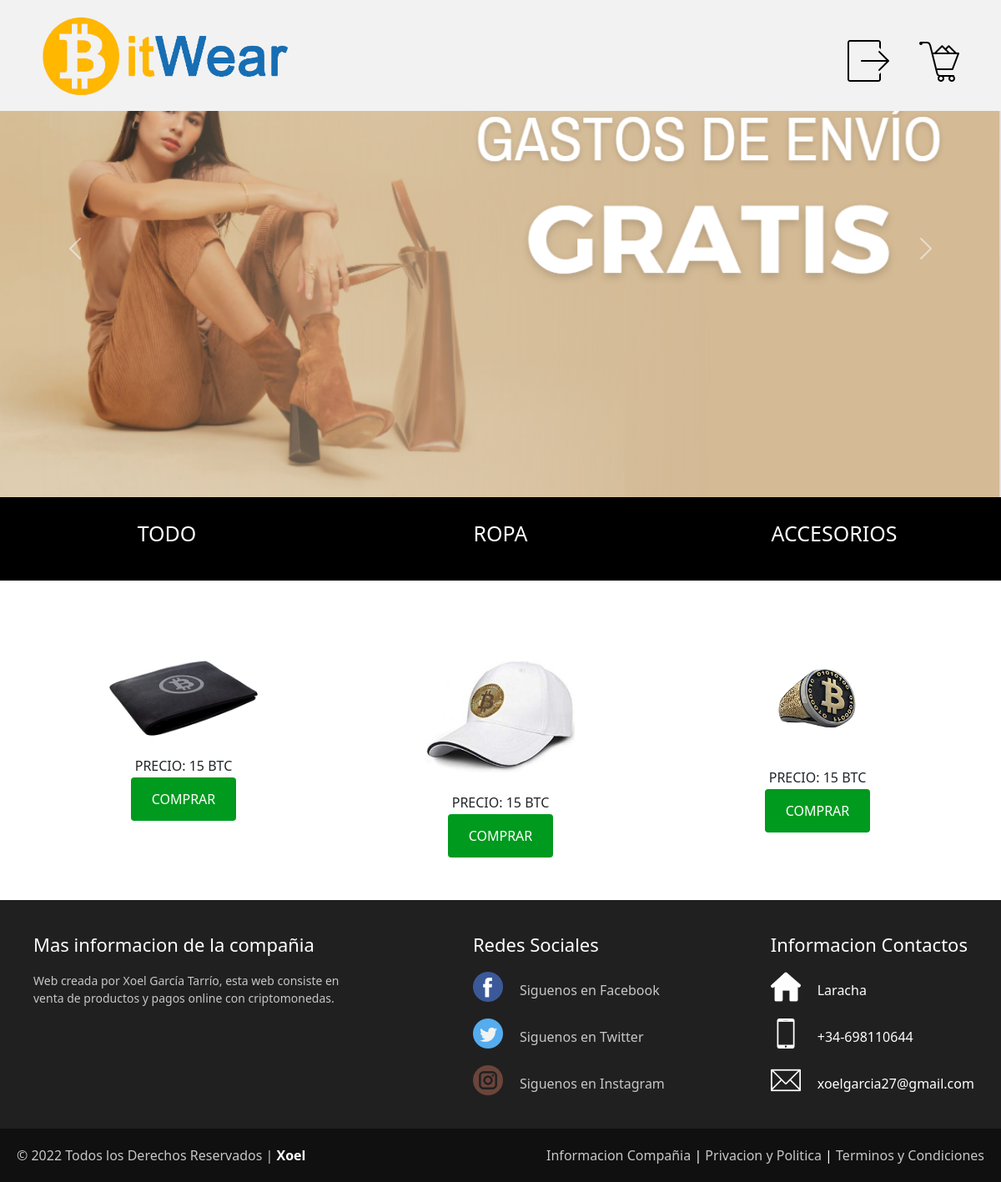
Page /diseño/sesion_accesorios.php (signed in) on the committed database.
### tables this page shows
CREATE TABLE `tproductos` (
  `id` int(11) NOT NULL AUTO_INCREMENT,
  `nombre` varchar(50) NOT NULL,
  `descripcion` varchar(300) NOT NULL,
  `precio` int(11) NOT NULL,
  `imagen` varchar(200) NOT NULL,
  `id_categoria` int(11) NOT NULL,
  PRIMARY KEY (`id`),
  KEY `id_categoria` (`id_categoria`),
  CONSTRAINT `tproductos_ibfk_1` FOREIGN KEY (`id_categoria`) REFERENCES `tcategoria` (`id`)
);

### diseño/sesion_accesorios.php (the view, shortened to what this page needs)
<?php
    $mysqli = get_db_connection_or_die();
?>
<!DOCTYPE html>
<html lang="en">
<head>
    <link rel="stylesheet" type="text/css" href="/font-awesome-4.7.0/css/font-awesome.min.css">
    <link href="https://cdn.jsdelivr.net/npm/bootstrap@5.2.0-beta1/dist/css/bootstrap.min.css" rel="stylesheet">
    <link rel="stylesheet" href="../estilos/estilo.css">
</head>
<body>
    <header>
        <div class="row fixed-top">
            <div class="col">
            <a href="sesion.php"><img src="imagenes/logo_bitwear.png" alt="" width="300px" id="logo"></a>
            </div>
            <div class="col text-end">
            <a href="logout.php"><img src="imagenes/logout.png" alt="LOGOUT" width="50px" id="iconos"></a>
            <a href="carrito.php"><img src="imagenes/carrito.png" alt="CARRITO" width="50px" id="iconos"></a>
            </div>
        </div>
    </header>
    <div id="carouselExampleControls" class="carousel slide" data-bs-ride="carousel">
        <div class="carousel-inner">
            <div class="carousel-item active">
            <img src="imagenes/carousel_envios.PNG" class="d-block w-100" alt="...">
            </div>
        </div>
        <button class="carousel-control-prev" type="button" data-bs-target="#carouselExampleControls" data-bs-slide="prev">
            <span class="carousel-control-prev-icon" aria-hidden="true"></span>
        </button>
        <button class="carousel-control-next" type="button" data-bs-target="#carouselExampleControls" data-bs-slide="next">
            <span class="carousel-control-next-icon" aria-hidden="true"></span>
        </button>
    </div>
    <div class="container-fluid" id="contenedor_filtro">
        <div class="row" id="barra">
            <div class="col" id="letras"><a href="sesion.php" id="filtro">TODO</a></div>
            <div class="col" id="letras"><a href="sesion_ropa.php" id="filtro">ROPA</a></div>
            <div class="col" id="letras"><a href="sesion_accesorios.php" id="filtro">ACCESORIOS</a></div>
        </div>
    </div>
    <div class="container">
    <?php
            echo '<br>';
            echo '<br>';
            echo '<br>';
            echo '<br>';
                $consulta = "SELECT id, nombre, imagen, precio FROM tproductos WHERE id_categoria=2";
                $result1 = mysqli_query($mysqli, $consulta) or die('Query Error');
                echo '<div class="row">';
                while ($row = mysqli_fetch_array($result1)) {
                       echo '<div class="col-md-4" style="text-align:center" id="parrilla">
                            <a href="producto.php?id='.$row['id'].'"><img src="' . $row['imagen'] . '" alt="imagen"  id="producto" width="50%"/></a>
                            <br>
                            <br>
                            <p>PRECIO: '.$row['precio'].' BTC </p>
                            <a href="carrito.php?id='.$row['id'].'" id="enlace_compra">COMPRAR</a>
                        </div>';
                }
                echo '</div>';
        ?>
    </div>
    <footer>
       <div class="container-footer-all">
            <div class="container-body-footer">
                <div class="colum1-footer">
                    <h1>Mas informacion de la compañia</h1>
                    <p>Web creada por Xoel García Tarrío, esta web consiste en venta de productos y pagos online con criptomonedas.</p>
                </div>
                <div class="colum2-footer">
                    <h1>Redes Sociales</h1>
                    <div class="row-footer">
                        <img src="icon/facebook.png">
                        <label>Siguenos en Facebook</label>
                    </div>
                    <div class="row-footer">
                        <img src="icon/twitter.png">
                        <label>Siguenos en Twitter</label>
                    </div>
                    <div class="row-footer">
                        <img src="icon/instagram.png">
                        <label>Siguenos en Instagram</label>
                    </div>
                </div>
                <div class="colum3-footer">
                    <h1>Informacion Contactos</h1>
                    <div class="row2-footer">
                        <img src="icon/house.png">
                        <label>Laracha</label>
                    </div>
                    <div class="row2-footer">
                        <img src="icon/smartphone.png">
                        <label>+34-698110644</label>
                    </div>
                    <div class="row2-footer">
                        <img src="icon/contact.png">
                         <label>xoelgarcia27@gmail.com</label>
                    </div>
                </div>
            </div>
        </div>
        <div class="container-footer">
               <div class="footer">
                    <div class="copyright">
                        © 2022 Todos los Derechos Reservados | <a href="">Xoel</a>
                    </div>
                    <div class="information">
                        <a href="">Informacion Compañia</a> | <a href="">Privacion y Politica</a> | <a href="">Terminos y Condiciones</a>
                    </div>
                </div>
            </div>
    </footer>
</body>
</html>

### diseño/estilos/estilo.css (style rules this page uses)
* { box-sizing: border-box; }
#logo { margin-top: auto; margin-left: 2rem; }
#iconos { margin-top: 2rem; margin-right: 2rem; }
header .row { background-color: #f2f2f2; padding: 1rem; }
#parrilla { margin-bottom: 65px; }
#contenedor_filtro { background-color: black; width: 100%; height: 100px; }
#barra { text-align: center; }
#filtro { text-decoration: none; color: white; font-size: 25px; }
#letras { margin-top: 25px; margin-bottom: 25px; }
footer { width: 100%; background: #202020; color: white; }
.container-footer-all { width: 100%; margin: auto; padding: 40px; }
.container-body-footer { display: flex; justify-content: space-between; }
.colum1-footer { max-width: 400px; }
.colum1-footer h1 { font-size: 22px; }
.colum1-footer p { font-size: 14px; color: #C7C7C7; margin-top: 20px; }
.colum2-footer { max-width: 400px; }
.colum2-footer h1 { font-size: 22px; }
.row-footer { margin-top: 20px; display: flex; }
.row-footer img { width: 36px; height: 36px; }
.row-footer label { margin-top: 10px; margin-left: 20px; color: #C7C7C7; }
.colum3-footer { max-width: 400px; }
.colum3-footer h1 { font-size: 22px; }
.row2-footer { margin-top: 20px; display: flex; }
.row2-footer img { width: 36px; height: 36px; }
.row2-footer label { margin-top: 10px; margin-left: 20px; max-width: 140px; }
.container-footer { width: 100%; background: #101010; }
.footer { max-width: 100%; margin: auto; display: flex; justify-content: space-between; padding: 20px; }
.copyright { color: #C7C7C7; }
.copyright a { text-decoration: none; color: white; font-weight: bold; }
.information a { text-decoration: none; color: #C7C7C7; }
#enlace_compra { background-color: #009a1f; color: white; padding: 15px 25px; text-decoration: none; border-radius: 4px; }

### rows in the picture
tproductos: imagen (picture), precio "15"
tproductos: imagen (picture), precio "15"
tproductos: imagen (picture), precio "15"
